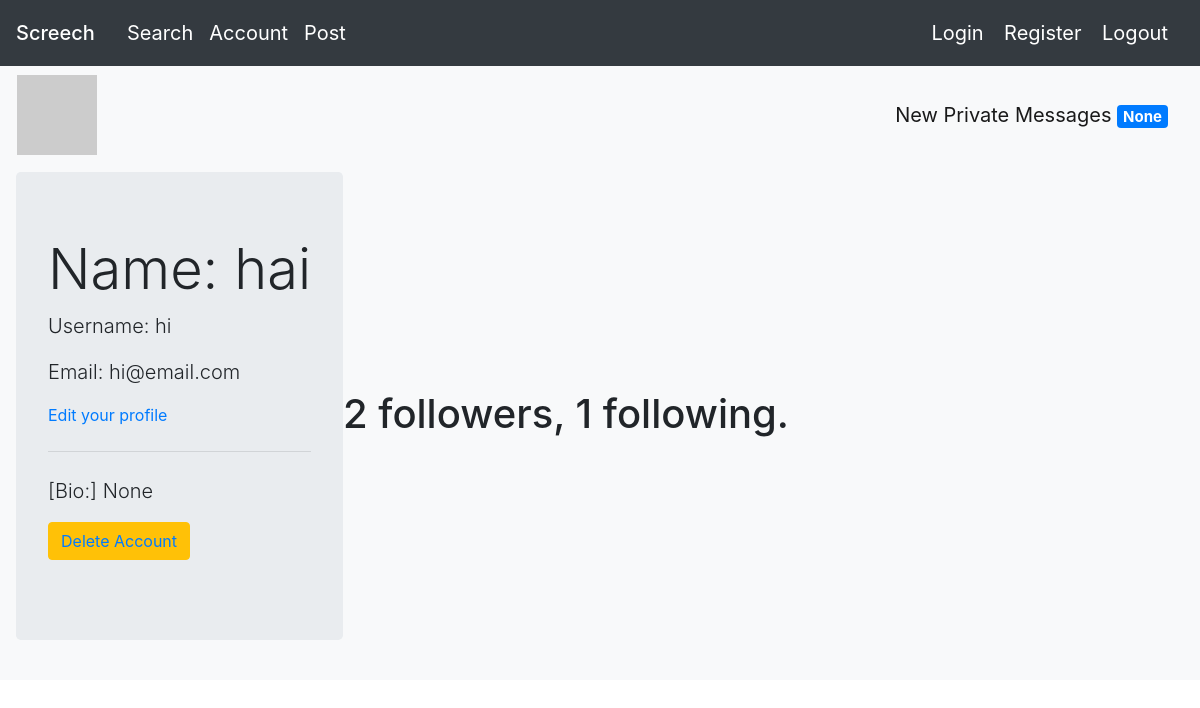
Page /account (signed in) on the committed database.
### app/models.py (models this page shows, shortened)
class User(db.Model, UserMixin):
    id = db.Column(db.Integer, primary_key = True)
    username = db.Column(db.String(15))
    name = db.Column(db.String(15))
    password = db.Column(db.String(200))
    email = db.Column(db.String(32), unique = True)
    last_message_read_time = db.Column(db.DateTime)
    num_new_private_messages = db.Column(db.Integer)
    changebio = db.Column(db.String(140))
    followed = db.relationship(
        'User', secondary=followers,
        primaryjoin=(followers.c.follower_id == id),
        secondaryjoin=(followers.c.followed_id == id),
        backref=db.backref('followers', lazy='dynamic'), lazy='dynamic')
    messages_sent = db.relationship('Message',
                                    foreign_keys='Message.sender_id',
                                    backref='author', lazy='dynamic')
    messages_received = db.relationship('Message',
                                        foreign_keys='Message.recipient_id',
                                        backref='recipient', lazy='dynamic')
    def avatar(self, size):
        digest = md5(self.email.lower().encode('utf-8')).hexdigest()
        return 'https://www.gravatar.com/avatar/{}?d=identicon&s={}'.format(
            digest, size)

### app/routes.py (the view)
@myapp_obj.route('/account')
def account():
    if current_user.is_authenticated is False:
        flash('Account cannot be accessed because User is not logged in')
        return redirect('/')
    user = current_user
    form = EmptyForm()
    return render_template("profile.html", user=user, form=form)

### app/models.py (called while the page is built)
@login.user_loader
def load_user(id):
    return User.query.get(int(id))

### app/templates/profile.html (shortened to what this page needs)
{% extends "base.html" %}
{% block mycontent %}
<nav class="navbar navbar-expand-lg navbar-light bg-light">
<table>
  <tr valign="top">
      <td><img src="{{ user.avatar(128) }}"></td>
  </tr>
</table>
<a class="navbar-brand" href="{{ url_for('messages') }}">
  {{ ('New Private Messages') }}
  <span class="badge badge-primary">
    {{ user.num_new_private_messages }}
  </span>
</a>
</nav>
<nav class="navbar navbar-expand-lg navbar-light bg-light">
    <div class="jumbotron">
        <h1 class="display-4">Name: {{ user.name }}</h1>
        <p class="lead">Username: {{ user.username }}</p>
        <p class="lead">Email: {{ user.email }}</p>
        {% if user == current_user %}
          <p><a href="{{ url_for('editProfile') }}">Edit your profile</a></p>
        {% endif %}
        <hr class="my-4">
        <p class="lead">[Bio:] {{ user.changebio }}</p>
        <p class="lead">
          <a href="/delete"><button type="button" class="btn btn-warning">
            Delete Account
          </a></button>
        </p>
    </div>
    <div>
      <h1>
        <p>{{ user.followers.count() }} followers, {{ user.followed.count() }} following.</p>
      </h1>
    </div>
</nav>
{% endblock %}

### rows in the picture
User: num_new_private_messages "None", name "hai", username "hi", email "hi@email.com", changebio "None"

### other values in the picture
{{ ('New Private Messages') }} "New Private Messages"
{{ user.followers.count() }} "2"
{{ user.followed.count() }} "1"
